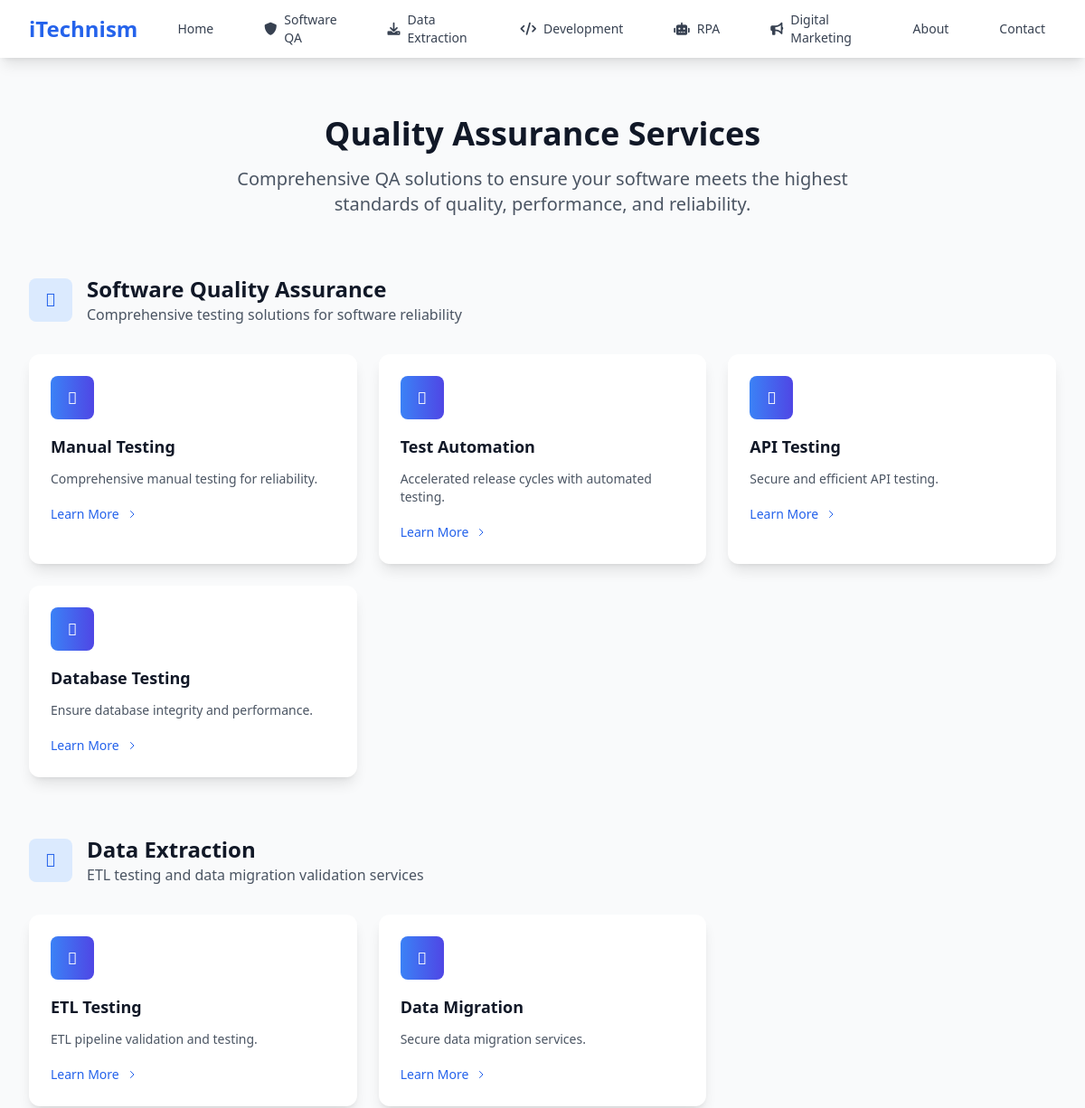
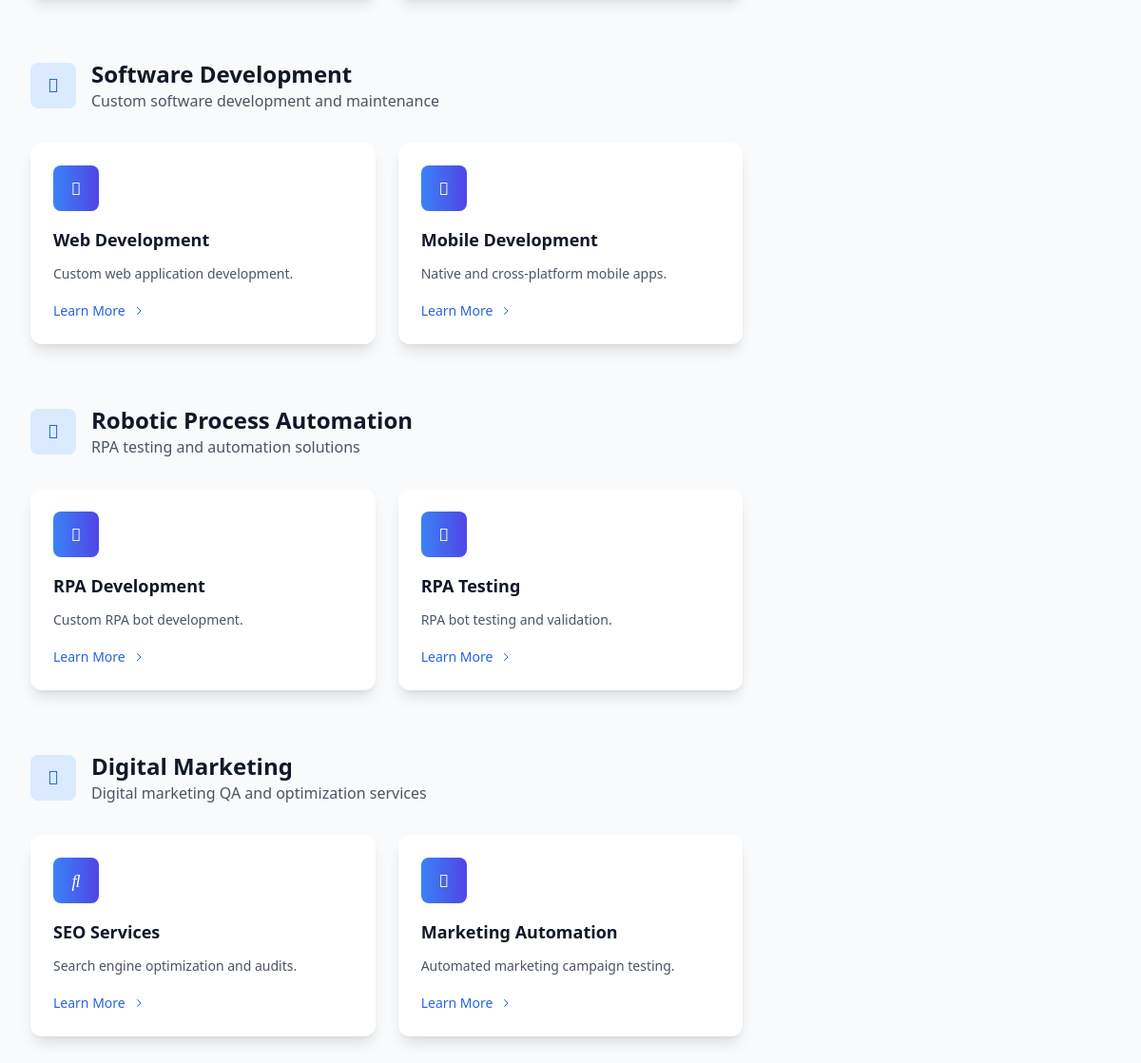
/services, run on the app's committed database (2 pictures, top to bottom).
### tables this page shows
CREATE TABLE service_categories (
    id INT AUTO_INCREMENT PRIMARY KEY,
    slug VARCHAR(100) UNIQUE NOT NULL,
    title VARCHAR(200) NOT NULL,
    description TEXT,
    icon VARCHAR(50),
    sort_order INT DEFAULT 0,
    status ENUM('published', 'draft') DEFAULT 'published',
    created_at TIMESTAMP DEFAULT CURRENT_TIMESTAMP
);

CREATE TABLE services (
    id INT AUTO_INCREMENT PRIMARY KEY,
    category_id INT,
    slug VARCHAR(100) UNIQUE NOT NULL,
    title VARCHAR(200) NOT NULL,
    short_desc TEXT,
    content LONGTEXT,
    icon VARCHAR(50),
    sort_order INT DEFAULT 0,
    status ENUM('published', 'draft') DEFAULT 'published',
    created_at TIMESTAMP DEFAULT CURRENT_TIMESTAMP,
    updated_at TIMESTAMP DEFAULT CURRENT_TIMESTAMP ON UPDATE CURRENT_TIMESTAMP,
    FOREIGN KEY (category_id) REFERENCES service_categories(id)
);

### controllers/ServicesController.php (called while the page is built, shortened)
<?php
require_once 'config/database.php';
class ServicesController {
    private $conn;
    public function __construct() {
        $this->db = new Database();
        $this->conn = $this->db->getConnection();
    }
    public function getAllCategories() {
        $query = "SELECT * FROM service_categories WHERE status = 'published' ORDER BY sort_order ASC";
        $stmt = $this->conn->prepare($query);
        $stmt->execute();
        return $stmt->fetchAll(PDO::FETCH_ASSOC);
    }
    public function getServicesByCategory($categorySlug) {
        $query = "SELECT s.* FROM services s
                 JOIN service_categories c ON s.category_id = c.id
                 WHERE c.slug = :category_slug AND s.status = 'published' AND c.status = 'published'
                 ORDER BY s.sort_order";
        $stmt = $this->conn->prepare($query);
        $stmt->bindParam(':category_slug', $categorySlug);
        $stmt->execute();
        return $stmt->fetchAll(PDO::FETCH_ASSOC);
    }
}
?>

### config/database.php (called while the page is built, shortened)
<?php
class Database {
    private $host = 'localhost';
    private $db_name = 'itech_qa';
    private $username = 'root';
    private $password = '';
    public function getConnection() {
        $this->conn = null;
        try {
            $this->conn = new PDO("mysql:host=" . $this->host . ";dbname=" . $this->db_name, $this->username, $this->password);
            $this->conn->exec("set names utf8");
        } catch(PDOException $exception) {
            echo "Connection error: " . $exception->getMessage();
        }
        return $this->conn;
    }
}
?>

### views/services.php (the view, shortened to what this page needs)
<!DOCTYPE html>
<html lang="en">
<head>
    <script src="https://cdn.tailwindcss.com"></script>
    <link rel="stylesheet" href="https://cdnjs.cloudflare.com/ajax/libs/font-awesome/6.0.0/css/all.min.css">
    <link href="https://unpkg.com/aos@2.3.1/dist/aos.css" rel="stylesheet">
</head>
<body class="bg-gray-50">
    <?php include 'partials/navbar.php'; ?>
    <div class="py-16">
        <div class="max-w-7xl mx-auto px-4 sm:px-6 lg:px-8">
            <div class="text-center mb-16">
                <h1 class="text-4xl font-bold text-gray-900 mb-4">Quality Assurance Services</h1>
                <p class="text-xl text-gray-600 max-w-3xl mx-auto">Comprehensive QA solutions to ensure your software meets the highest standards of quality, performance, and reliability.</p>
            </div>
            <?php
            require_once '../controllers/ServicesController.php';
            $servicesController = new ServicesController();
            $categories = $servicesController->getAllCategories();
            foreach($categories as $category):
                $services = $servicesController->getServicesByCategory($category['slug']);
            ?>
            <div class="mb-16">
                <div class="flex items-center mb-8">
                    <div class="w-12 h-12 bg-blue-100 rounded-lg flex items-center justify-center mr-4">
                        <i class="<?= $category['icon'] ?> text-blue-600 text-xl"></i>
                    </div>
                    <div>
                        <h2 class="text-2xl font-bold text-gray-900"><?= htmlspecialchars($category['title']) ?></h2>
                        <p class="text-gray-600"><?= htmlspecialchars($category['description']) ?></p>
                    </div>
                </div>
                <div class="grid grid-cols-1 md:grid-cols-2 lg:grid-cols-3 gap-6">
                    <?php foreach($services as $index => $service): ?>
                    <div class="bg-white rounded-xl shadow-lg hover:shadow-xl transition-all duration-300 overflow-hidden group" data-aos="fade-up" data-aos-delay="<?= $index * 100 ?>">
                        <div class="p-6">
                            <div class="w-12 h-12 bg-gradient-to-r from-blue-500 to-indigo-600 rounded-lg flex items-center justify-center mb-4 group-hover:scale-110 transition-transform duration-300">
                                <i class="<?= $service['icon'] ?> text-white text-lg"></i>
                            </div>
                            <h3 class="text-lg font-bold text-gray-900 mb-3"><?= htmlspecialchars($service['title']) ?></h3>
                            <p class="text-gray-600 mb-4 text-sm"><?= htmlspecialchars($service['short_desc']) ?></p>
                            <a href="/services/<?= $service['slug'] ?>" class="inline-flex items-center text-blue-600 hover:text-blue-700 font-medium text-sm">
                                Learn More
                                <svg class="ml-2 w-3 h-3" fill="none" stroke="currentColor" viewBox="0 0 24 24">
                                    <path stroke-linecap="round" stroke-linejoin="round" stroke-width="2" d="M9 5l7 7-7 7"></path>
                                </svg>
                            </a>
                        </div>
                    </div>
                    <?php endforeach; ?>
                </div>
            </div>
            <?php endforeach; ?>
            </div>
        </div>
</body>
</html>

### index.php (shortened to what this page needs)
<?php
$request = $_SERVER['REQUEST_URI'];
$path = parse_url($request, PHP_URL_PATH);
switch ($path) {
    case '/services':
        include 'views/services.php';
        break;
}
?>

### views/partials/navbar.php (shortened to what this page needs)
<nav class="bg-white shadow-lg sticky top-0 z-50">
    <div class="max-w-7xl mx-auto px-4 sm:px-6 lg:px-8">
        <div class="flex justify-between h-16">
            <div class="flex items-center space-x-8">
                <div class="flex-shrink-0">
                    <h1 class="text-2xl font-bold text-blue-600">iTechnism</h1>
                </div>
                <div class="hidden md:flex items-center space-x-8">
                    <a href="/" class="text-gray-700 hover:text-blue-600 px-3 py-2 text-sm font-medium">Home</a>
                <div class="relative group">
                    <a href="#" class="text-gray-700 hover:text-blue-600 px-3 py-2 text-sm font-medium flex items-center">
                        <i class="fas fa-shield-alt mr-2"></i>Software QA
                    </a>
                </div>
                <div class="relative group">
                    <a href="#" class="text-gray-700 hover:text-blue-600 px-3 py-2 text-sm font-medium flex items-center">
                        <i class="fas fa-download mr-2"></i>Data Extraction
                    </a>
                </div>
                <div class="relative group">
                    <a href="#" class="text-gray-700 hover:text-blue-600 px-3 py-2 text-sm font-medium flex items-center">
                        <i class="fas fa-code mr-2"></i>Development
                    </a>
                </div>
                <div class="relative group">
                    <a href="#" class="text-gray-700 hover:text-blue-600 px-3 py-2 text-sm font-medium flex items-center">
                        <i class="fas fa-robot mr-2"></i>RPA
                    </a>
                </div>
                <div class="relative group">
                    <a href="#" class="text-gray-700 hover:text-blue-600 px-3 py-2 text-sm font-medium flex items-center">
                        <i class="fas fa-bullhorn mr-2"></i>Digital Marketing
                    </a>
                </div>
                    <a href="/about" class="text-gray-700 hover:text-blue-600 px-3 py-2 text-sm font-medium">About</a>
                    <a href="/contact" class="text-gray-700 hover:text-blue-600 px-3 py-2 text-sm font-medium">Contact</a>
                </div>
            </div>
        </div>
    </div>
</nav>

### data on the page
service_categories: title "Software Quality Assurance", description "Comprehensive testing solutions for software reliability"
services: title "Manual Testing", short_desc "Comprehensive manual testing for reliability."
services: title "Test Automation", short_desc "Accelerated release cycles with automated testing."
services: title "API Testing", short_desc "Secure and efficient API testing."
services: title "Database Testing", short_desc "Ensure database integrity and performance."
service_categories: title "Data Extraction", description "ETL testing and data migration validation services"
services: title "ETL Testing", short_desc "ETL pipeline validation and testing."
services: title "Data Migration", short_desc "Secure data migration services."
service_categories: title "Software Development", description "Custom software development and maintenance"
services: title "Web Development", short_desc "Custom web application development."
services: title "Mobile Development", short_desc "Native and cross-platform mobile apps."
service_categories: title "Robotic Process Automation", description "RPA testing and automation solutions"
services: title "RPA Development", short_desc "Custom RPA bot development."
services: title "RPA Testing", short_desc "RPA bot testing and validation."
service_categories: title "Digital Marketing", description "Digital marketing QA and optimization services"
services: title "SEO Services", short_desc "Search engine optimization and audits."
services: title "Marketing Automation", short_desc "Automated marketing campaign testing."
